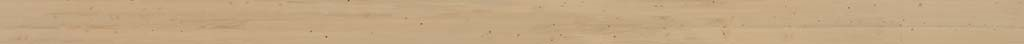
#> input picture source/3d-datasmith/v2_0_Assets/035ac487f12b0bd60f43070723a04806.tiff, 1024 x 44 px
$ python geometry_score.py ../source/3d-datasmith/v2_0_Assets/035ac487f12b0bd60f43070723a04806.tiff ../source/3d-datasmith/v2_0_Assets/07c944de9bd86207186b25a0ee0f3336.tiff
#> lines starting #> are read from the running program, lines starting #| are printed output that depends on the picture
#!/usr/bin/env python3
"""Geometry score between the depth map of the real photo and the depth map of the result.

Both maps come from the SAME Depth-Anything node inside every workflow (the pairs
<prefix>_depth_in-*.png and <prefix>_depth_out-*.png), so this is one identical number for
all three methods, computed on the CPU after the GPU work is done.

What the numbers mean
  pearson_r      correlation of the two depth maps after per-map normalisation. Depth
                 Anything is relative, so each map is normalised on its own first — we
                 compare the SHAPE of the depth, not its absolute scale.
  probe_1pct_r   the INPUT map against itself nudged by 1 % of the width. This is a property
                 of the reference scene, not of the result: it says what "nothing moved but
                 the camera" costs on this particular picture. Without it a correlation like
                 0.78 cannot be read as good or bad.
  probe_4pct_r   the same with a 4 % nudge — roughly what a real change of viewpoint costs.
  grad_r         correlation of gradient magnitude: edges and boundaries, i.e. whether
                 window and roof lines stayed where they were, not only the big masses.
  mad, bad_frac  mean absolute difference, and the fraction of pixels differing by more than
                 0.15 after normalisation (local violations: something moved or appeared).
  probe_*_bad    the same bad_frac for the input map against its own 1 % / 4 % nudged copy.
                 This is the floor of “something changed”: measured on this project's source
                 photo, identical = 0.0000, 1 % nudge = 0.0164, 2 % = 0.0309, 4 % = 0.0596.
                 A method below the 1 % floor changed nothing in the depth map that a nudge of
                 the camera would not also change — that is what “no measurable local change”
                 says in the verdict, and it is judged by each run's own floor, not a constant.
  tile_r_p10 /   local correlations on an 8x6 grid. The usual failure is not the whole image
  tile_r_median  shifting, but one region repainted as a texture blob: the 10th percentile
                 catches that while the global r still looks fine. Flat tiles (sky, blank
                 wall) carry no information and are counted separately instead:
                 tiles_flat_in_result > tiles_flat_in_input means areas lost their structure.
                 Compare these between methods on the same source photo, not as absolutes.

The verdict separates the two things a material swap affects differently:
  global geometry — is it still the same house in the same place?  (r against probe_1pct_r)
  local change    — was something actually replaced?  bad_frac against the probe floors; for a
                    material swap a local change is the goal, so it is reported, not punished.
                    Note the limit of this number: it measures DEPTH. A colour-only change is
                    allowed to leave it untouched, and a method whose whole job is outside a
                    small mask (the Qwen inpaint) changes almost no pixels by construction.
                    “No depth change” therefore says the geometry test cannot see the edit —
                    whether the material itself looks right stays a separate, human check.

Calibration measured with this exact formula on the aerial photos of this project:
identical = 1.00, nudged 1 % = 0.81, nudged 4 % = 0.56, a different frame of the same
flight = about 0.0. Those are PHOTO numbers. The rows of the comparison table compare DEPTH
maps, which are much smoother, so their probes sit far higher (measured on this source photo:
0.99 at 1 %, 0.95 at 4 %) — the two scales must not be read against each other. This is
exactly why the probes are recomputed for every run instead of hard-coded: each row is judged
by the probe of its own input map.
"""
from __future__ import annotations

import sys
from pathlib import Path

import numpy as np
from PIL import Image


def _load_map(path: Path, size: tuple[int, int]) -> np.ndarray:
    """Greyscale map as float32, resized to a common size, normalised to 0..1."""
    img = Image.open(path).convert("L").resize(size, Image.BILINEAR)
    arr = np.asarray(img, dtype=np.float32) / 255.0
    lo, hi = float(arr.min()), float(arr.max())
    if hi - lo < 1e-6:
        return np.zeros_like(arr)
    return (arr - lo) / (hi - lo)


def _pearson(a: np.ndarray, b: np.ndarray) -> float:
    a = a.ravel() - a.mean()
    b = b.ravel() - b.mean()
    denom = float(np.linalg.norm(a) * np.linalg.norm(b))
    return float(a @ b / denom) if denom > 1e-9 else 0.0


def _grad_mag(a: np.ndarray) -> np.ndarray:
    dy = np.abs(np.diff(a, axis=0, prepend=a[:1]))
    dx = np.abs(np.diff(a, axis=1, prepend=a[:, :1]))
    return dy + dx


def _tile_scores(a: np.ndarray, b: np.ndarray, cols: int = 8, rows: int = 6) -> tuple[list[float], int, int]:
    """Local correlations on a grid, plus how many tiles went flat in either map.

    The usual failure mode is not the whole picture moving, but one region being repainted as
    a texture blob while everything around it stays. Tiles that are flat (sky, empty wall)
    carry no information, so they are excluded from the correlations — and counted instead,
    because tiles that were full of structure in the photo and became flat in the result are
    exactly what "the model smeared the facade over" looks like in numbers.
    """
    h, w = a.shape
    tw, th = w // cols, h // rows
    scores, flat_in_result, flat_in_input = [], 0, 0
    for y in range(rows):
        for x in range(cols):
            ye = (y + 1) * th if y < rows - 1 else h
            xe = (x + 1) * tw if x < cols - 1 else w
            ta, tb = a[y * th:ye, x * tw:xe], b[y * th:ye, x * tw:xe]
            flat_a, flat_b = ta.std() < 0.01, tb.std() < 0.01
            if flat_a:
                flat_in_input += 1
            if flat_b:
                flat_in_result += 1
            if flat_a or flat_b:
                continue
            scores.append(_pearson(ta, tb))
    return scores, flat_in_result, flat_in_input


def score(depth_in: Path, depth_out: Path, width: int = 512) -> dict:
    """Compare one input/result pair. `width` sets the working resolution (the height
    follows the aspect of the input map); 512 is plenty for a correlation and costs nothing."""
#> called with width = 512
    base = Image.open(depth_in)
#> base is the input picture: PIL image 1024x44 RGBA; mean R, G, B, A 195.5, 167.9, 132.2, 255
    out_base = Image.open(depth_out)
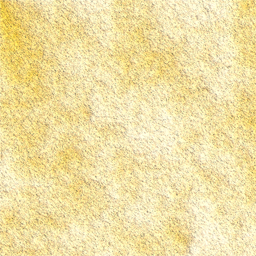
#> input picture source/3d-datasmith/v2_0_Assets/07c944de9bd86207186b25a0ee0f3336.tiff, 256 x 256 px
#> out_base is the input picture: PIL image 256x256 RGBA; mean R, G, B, A 240.1, 223.5, 163.9, 254.8
    target_w = min(width, base.width)
#> target_w = 512
    size = (target_w, int(round(target_w * base.height / base.width)))
#> size = (512, 22)
    aspect_in = base.width / base.height
#> aspect_in = 23.27
    aspect_out = out_base.width / out_base.height
#> aspect_out = 1
    aspect_mismatch = abs(aspect_in - aspect_out) / aspect_in > 0.02
#> aspect_mismatch = True

    a = _load_map(depth_in, size)
#> in _load_map, `img = Image.open(path).convert("L").resize(size, Image.BILINEAR)`:
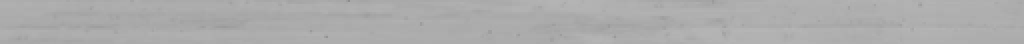
#> img: PIL image 512x22 L (shown 2 times larger); min 141, max 181, mean 172.4
#> in _load_map, `lo, hi = float(arr.min()), float(arr.max())`: lo = 0.553; hi = 0.71
    b = _load_map(depth_out, size)
#> call 2 of _load_map, with size = (512, 22)
#> in _load_map (call 2), `img = Image.open(path).convert("L").resize(size, Image.BILINEAR)`:
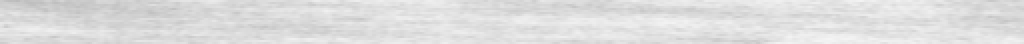
#> img: PIL image 512x22 L (shown 2 times larger); min 187, max 244, mean 221.8
#> in _load_map (call 2), `lo, hi = float(arr.min()), float(arr.max())`: lo = 0.733; hi = 0.957
#> in _load_map (call 2), `return (arr - lo) / (hi - lo)`:
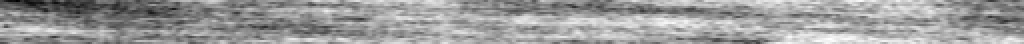
#> returned value: shape (22, 512) float32 (shown 2 times larger); min 0, max 1, mean 0.61
    diff = np.abs(a - b)
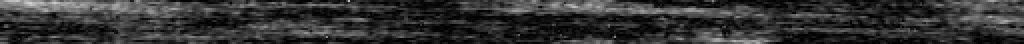
#> diff: shape (22, 512) float32 (shown 2 times larger); min 0.000439, max 0.822, mean 0.2
    tiles, flat_result, flat_input = _tile_scores(a, b)
#> after the loop in _tile_scores, `for y in range(rows):`: flat_in_input = 0; scores = 48 values, max 0.639 at index 15, min -0.396 at index 38, mean 0.00951
#> tiles has the same summary as scores in _tile_scores; flat_result = 0; flat_input = 0
    tiles_sorted = sorted(tiles)
#> tiles_sorted = 48 values from -0.396 to 0.639
    shift_1 = max(1, round(size[0] * 0.01))
#> shift_1 = 5
    shift_4 = max(1, round(size[0] * 0.04))
#> shift_4 = 20

    result = {
        "size": list(size),
        "depth_in_raw_size": [base.width, base.height],
        "depth_out_raw_size": [out_base.width, out_base.height],
        # different aspect ratios mean one map was squashed to compare: the number is still
        # computed, but it cannot be compared with the rows of the other methods
        "aspect_mismatch": aspect_mismatch,
        "pearson_r": round(_pearson(a, b), 4),
        "probe_1pct_r": round(_pearson(a, np.roll(a, shift_1, axis=1)), 4),
        "probe_4pct_r": round(_pearson(a, np.roll(a, shift_4, axis=1)), 4),
        "grad_r": round(_pearson(_grad_mag(a), _grad_mag(b)), 4),
        "mad": round(float(diff.mean()), 4),
        "bad_frac_gt_0.15": round(float((diff > 0.15).mean()), 4),
        # the same measure applied to the input against its own nudged copies: the floor below
        # which "something changed" cannot be told apart from a small viewpoint change
        "probe_1pct_bad_frac": round(float((np.abs(a - np.roll(a, shift_1, axis=1)) > 0.15).mean()), 4),
        "probe_4pct_bad_frac": round(float((np.abs(a - np.roll(a, shift_4, axis=1)) > 0.15).mean()), 4),
        # local structure: the 10th percentile and the median of the tile correlations
        "tile_r_p10": round(tiles_sorted[max(0, int(len(tiles_sorted) * 0.10))], 4) if tiles else None,
        "tile_r_median": round(tiles_sorted[len(tiles_sorted) // 2], 4) if tiles else None,
        "tiles_used": len(tiles),
        "tiles_flat_in_input": flat_input,
        # more flat tiles in the result than in the photo = areas that lost their structure
        "tiles_flat_in_result": flat_result,
    }
#> in _grad_mag (call 2), `dy = np.abs(np.diff(a, axis=0, prepend=a[:1]))`:
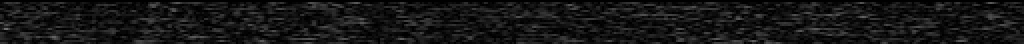
#> dy: shape (22, 512) float32 (shown 2 times larger); min 0, max 0.439, mean 0.0853
#> in _grad_mag (call 2), `dx = np.abs(np.diff(a, axis=1, prepend=a[:, :1]))`:
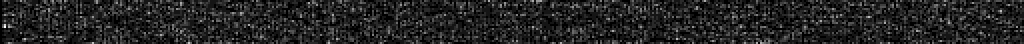
#> dx: shape (22, 512) float32 (shown 2 times larger); min 0, max 0.211, mean 0.0297; drawn with min black and max white
    if aspect_mismatch:
        result["warning"] = (
            f"depth maps have different aspect ratios ({base.width}x{base.height} vs "
            f"{out_base.width}x{out_base.height}) — one was resampled to compare, treat the "
            "numbers as indicative")
    return result


def verdict(scores: dict) -> str:
    """Global geometry and local change are different claims: for a material swap a local
    change is the whole point, while the house has to stay exactly where it was."""
    r, probe = scores["pearson_r"], scores["probe_1pct_r"]
    if scores.get("aspect_mismatch"):
        return "not comparable (the two maps have different aspect ratios)"
    # 0.30 is not a guess: a different frame of this same flight scored about 0.0 with this
    # formula, and depth maps are smoother than photos — under 0.30 nothing is shared
    if r < 0.30 or probe <= 0:
        return "global geometry lost"
    if r >= probe - 0.05:
        base = "global geometry held"
    elif r >= 0.6 * probe:
        base = "global geometry drifting"
    else:
        return "global geometry lost"
    if scores["bad_frac_gt_0.15"] > 0.20:
        pct = round(scores["bad_frac_gt_0.15"] * 100)
        base += f" + a large local change ({pct} % of the pixels off by more than 0.15)"
    # the opposite case, judged by this run's own floor: below half of what a 1 % camera nudge
    # costs, nothing in the depth map can be told from a small viewpoint change
    floor = scores.get("probe_1pct_bad_frac") or 0.0
    if floor and scores["bad_frac_gt_0.15"] < 0.5 * floor:
        base += (" + no measurable depth change "
                 f"({round(scores['bad_frac_gt_0.15'] * 100, 2)} % of the pixels off, "
                 f"under half the 1 % camera-nudge floor of "
                 f"{round(floor * 100, 2)} %)")
    tile = scores.get("tile_r_p10")
    if tile is not None and tile < 0.0:
        base += f" + at least one region contradicts the input (10th-percentile local r {tile})"
    # 6 % of the grid (3 of 8x6 tiles) is a stated heuristic, to be re-checked on real data:
    # structure that existed in the photo and became flat in the result
    lost = scores.get("tiles_flat_in_result", 0) - scores.get("tiles_flat_in_input", 0)
    if lost >= 0.06 * 48:
        base += f" + {lost} grid areas lost their structure (flat in the result, not in the photo)"
    return base


if __name__ == "__main__":
    if len(sys.argv) != 3:
        raise SystemExit(__doc__ + "\nusage: geometry_score.py <depth_in.png> <depth_out.png>")
    import json
    s = score(Path(sys.argv[1]), Path(sys.argv[2]))
#> s = 18 items
    s["verdict"] = verdict(s)
#> in verdict, `r, probe = scores["pearson_r"], scores["probe_1pct_r"]`: r = 0.079; probe = 0.744
    print(json.dumps(s, indent=1, ensure_ascii=False))
#> (printed output is left out)
